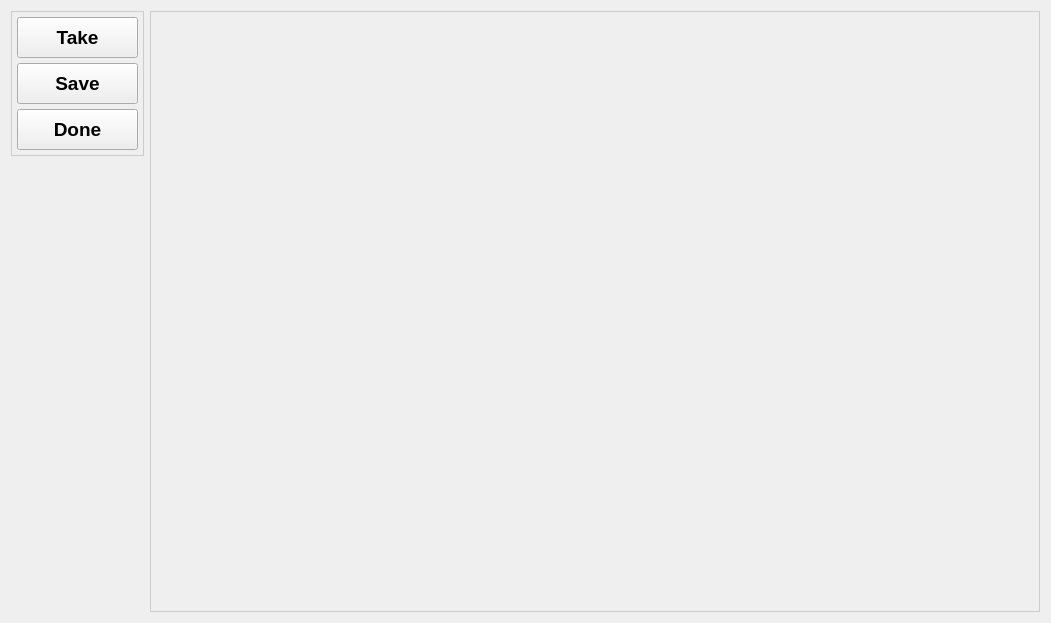
<?xml version="1.0" encoding="UTF-8"?>
<ui version="4.0">
 <class>Form</class>
 <widget class="QWidget" name="Form">
  <property name="geometry">
   <rect>
    <x>0</x>
    <y>0</y>
    <width>1051</width>
    <height>620</height>
   </rect>
  </property>
  <property name="windowTitle">
   <string>CNC_UI</string>
  </property>
  <property name="styleSheet">
   <string notr="true">QFrame#frame{
border:1px solid #cccccc;
}
QLabel{
border:1px solid #cccccc;
}</string>
  </property>
  <layout class="QHBoxLayout" name="horizontalLayout">
   <item>
    <layout class="QVBoxLayout" name="verticalLayout_2">
     <property name="spacing">
      <number>5</number>
     </property>
     <item>
      <widget class="QFrame" name="frame">
       <property name="sizePolicy">
        <sizepolicy hsizetype="Fixed" vsizetype="Fixed">
         <horstretch>0</horstretch>
         <verstretch>0</verstretch>
        </sizepolicy>
       </property>
       <property name="frameShape">
        <enum>QFrame::StyledPanel</enum>
       </property>
       <property name="frameShadow">
        <enum>QFrame::Raised</enum>
       </property>
       <layout class="QVBoxLayout" name="verticalLayout">
        <property name="spacing">
         <number>5</number>
        </property>
        <property name="leftMargin">
         <number>5</number>
        </property>
        <property name="topMargin">
         <number>5</number>
        </property>
        <property name="rightMargin">
         <number>5</number>
        </property>
        <property name="bottomMargin">
         <number>5</number>
        </property>
        <item>
         <widget class="QPushButton" name="take_btn">
          <property name="minimumSize">
           <size>
            <width>121</width>
            <height>41</height>
           </size>
          </property>
          <property name="font">
           <font>
            <family>Arial</family>
            <pointsize>14</pointsize>
            <weight>75</weight>
            <bold>true</bold>
           </font>
          </property>
          <property name="text">
           <string>Take</string>
          </property>
         </widget>
        </item>
        <item>
         <widget class="QPushButton" name="save_btn">
          <property name="minimumSize">
           <size>
            <width>121</width>
            <height>41</height>
           </size>
          </property>
          <property name="font">
           <font>
            <family>Arial</family>
            <pointsize>14</pointsize>
            <weight>75</weight>
            <bold>true</bold>
           </font>
          </property>
          <property name="text">
           <string>Save</string>
          </property>
         </widget>
        </item>
        <item>
         <widget class="QPushButton" name="done_btn">
          <property name="minimumSize">
           <size>
            <width>121</width>
            <height>41</height>
           </size>
          </property>
          <property name="font">
           <font>
            <family>Arial</family>
            <pointsize>14</pointsize>
            <weight>75</weight>
            <bold>true</bold>
           </font>
          </property>
          <property name="text">
           <string>Done</string>
          </property>
         </widget>
        </item>
       </layout>
      </widget>
     </item>
     <item>
      <spacer name="verticalSpacer">
       <property name="orientation">
        <enum>Qt::Vertical</enum>
       </property>
       <property name="sizeHint" stdset="0">
        <size>
         <width>20</width>
         <height>428</height>
        </size>
       </property>
      </spacer>
     </item>
    </layout>
   </item>
   <item>
    <widget class="QLabel" name="show_label">
     <property name="sizePolicy">
      <sizepolicy hsizetype="Expanding" vsizetype="Expanding">
       <horstretch>0</horstretch>
       <verstretch>0</verstretch>
      </sizepolicy>
     </property>
     <property name="minimumSize">
      <size>
       <width>881</width>
       <height>601</height>
      </size>
     </property>
     <property name="font">
      <font>
       <family>Arial</family>
       <pointsize>14</pointsize>
       <weight>75</weight>
       <bold>true</bold>
      </font>
     </property>
     <property name="text">
      <string/>
     </property>
     <property name="scaledContents">
      <bool>true</bool>
     </property>
     <property name="alignment">
      <set>Qt::AlignCenter</set>
     </property>
    </widget>
   </item>
  </layout>
 </widget>
 <resources/>
 <connections/>
</ui>
